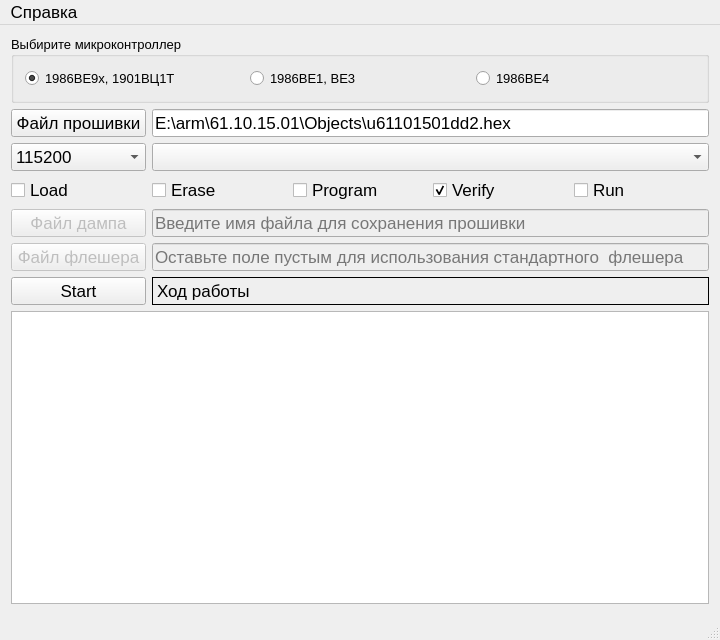
<?xml version="1.0" encoding="UTF-8"?>
<ui version="4.0">
 <class>MainWindow</class>
 <widget class="QMainWindow" name="MainWindow">
  <property name="geometry">
   <rect>
    <x>0</x>
    <y>0</y>
    <width>720</width>
    <height>640</height>
   </rect>
  </property>
  <property name="font">
   <font>
    <pointsize>13</pointsize>
   </font>
  </property>
  <property name="windowTitle">
   <string>MdrFwUart</string>
  </property>
  <widget class="QWidget" name="centralWidget">
   <layout class="QGridLayout" name="gridLayout">
    <item row="6" column="0">
     <widget class="QPushButton" name="touchMCUPB">
      <property name="text">
       <string>Start</string>
      </property>
      <property name="checkable">
       <bool>true</bool>
      </property>
     </widget>
    </item>
    <item row="1" column="0">
     <widget class="QPushButton" name="openFilePB">
      <property name="text">
       <string>Файл прошивки</string>
      </property>
     </widget>
    </item>
    <item row="1" column="1" colspan="4">
     <widget class="QLineEdit" name="fwfnLE">
      <property name="text">
       <string>E:\arm\61.10.15.01\Objects\u61101501dd2.hex</string>
      </property>
      <property name="placeholderText">
       <string>Выберите файл прошивки</string>
      </property>
     </widget>
    </item>
    <item row="2" column="0">
     <widget class="QComboBox" name="portBaudrateCB">
      <property name="currentIndex">
       <number>4</number>
      </property>
      <item>
       <property name="text">
        <string>9600</string>
       </property>
      </item>
      <item>
       <property name="text">
        <string>19200</string>
       </property>
      </item>
      <item>
       <property name="text">
        <string>38400</string>
       </property>
      </item>
      <item>
       <property name="text">
        <string>57600</string>
       </property>
      </item>
      <item>
       <property name="text">
        <string>115200</string>
       </property>
      </item>
      <item>
       <property name="text">
        <string>230400</string>
       </property>
      </item>
      <item>
       <property name="text">
        <string>460800</string>
       </property>
      </item>
      <item>
       <property name="text">
        <string>921600</string>
       </property>
      </item>
     </widget>
    </item>
    <item row="2" column="1" colspan="4">
     <widget class="QComboBox" name="portNameCB"/>
    </item>
    <item row="3" column="0">
     <widget class="QCheckBox" name="loadCB">
      <property name="text">
       <string>Load</string>
      </property>
     </widget>
    </item>
    <item row="3" column="1">
     <widget class="QCheckBox" name="eraseCB">
      <property name="text">
       <string>Erase</string>
      </property>
     </widget>
    </item>
    <item row="3" column="2">
     <widget class="QCheckBox" name="programCB">
      <property name="text">
       <string>Program</string>
      </property>
     </widget>
    </item>
    <item row="3" column="3">
     <widget class="QCheckBox" name="verifyCB">
      <property name="text">
       <string>Verify</string>
      </property>
      <property name="checked">
       <bool>true</bool>
      </property>
     </widget>
    </item>
    <item row="3" column="4">
     <widget class="QCheckBox" name="runCB">
      <property name="text">
       <string>Run</string>
      </property>
     </widget>
    </item>
    <item row="4" column="0">
     <widget class="QPushButton" name="dumpfnPB">
      <property name="enabled">
       <bool>false</bool>
      </property>
      <property name="text">
       <string>Файл дампа</string>
      </property>
     </widget>
    </item>
    <item row="4" column="1" colspan="4">
     <widget class="QLineEdit" name="dumpfnLE">
      <property name="enabled">
       <bool>false</bool>
      </property>
      <property name="text">
       <string/>
      </property>
      <property name="placeholderText">
       <string>Введите имя файла для сохранения прошивки</string>
      </property>
     </widget>
    </item>
    <item row="5" column="0">
     <widget class="QPushButton" name="flasherfnPB">
      <property name="enabled">
       <bool>false</bool>
      </property>
      <property name="text">
       <string>Файл флешера</string>
      </property>
     </widget>
    </item>
    <item row="5" column="1" colspan="4">
     <widget class="QLineEdit" name="flasherfnLE">
      <property name="enabled">
       <bool>false</bool>
      </property>
      <property name="text">
       <string/>
      </property>
      <property name="placeholderText">
       <string>Оставьте поле пустым для использования стандартного  флешера</string>
      </property>
     </widget>
    </item>
    <item row="6" column="1" colspan="4">
     <widget class="QLabel" name="sL">
      <property name="frameShape">
       <enum>QFrame::Box</enum>
      </property>
      <property name="text">
       <string>Ход работы</string>
      </property>
     </widget>
    </item>
    <item row="7" column="0" colspan="5">
     <widget class="QPlainTextEdit" name="t">
      <property name="readOnly">
       <bool>true</bool>
      </property>
     </widget>
    </item>
    <item row="0" column="0" colspan="5">
     <widget class="QGroupBox" name="mcuSelectGB">
      <property name="font">
       <font>
        <pointsize>10</pointsize>
       </font>
      </property>
      <property name="title">
       <string>Выбирите микроконтроллер</string>
      </property>
      <layout class="QHBoxLayout" name="horizontalLayout">
       <item>
        <widget class="QRadioButton" name="mcu9xRB">
         <property name="text">
          <string>1986ВЕ9x, 1901ВЦ1Т</string>
         </property>
         <property name="checked">
          <bool>true</bool>
         </property>
        </widget>
       </item>
       <item>
        <widget class="QRadioButton" name="mcu1RB">
         <property name="text">
          <string>1986ВЕ1, ВЕ3</string>
         </property>
        </widget>
       </item>
       <item>
        <widget class="QRadioButton" name="mcu4RB">
         <property name="text">
          <string>1986ВЕ4</string>
         </property>
        </widget>
       </item>
      </layout>
     </widget>
    </item>
   </layout>
  </widget>
  <widget class="QMenuBar" name="menuBar">
   <property name="geometry">
    <rect>
     <x>0</x>
     <y>0</y>
     <width>720</width>
     <height>26</height>
    </rect>
   </property>
   <widget class="QMenu" name="menu">
    <property name="title">
     <string>Справка</string>
    </property>
    <addaction name="action_Qt"/>
    <addaction name="about"/>
   </widget>
   <addaction name="menu"/>
  </widget>
  <widget class="QStatusBar" name="statusBar"/>
  <action name="action_Qt">
   <property name="text">
    <string>О Qt</string>
   </property>
  </action>
  <action name="about">
   <property name="text">
    <string>О программе</string>
   </property>
  </action>
 </widget>
 <layoutdefault spacing="6" margin="11"/>
 <resources/>
 <connections/>
</ui>
